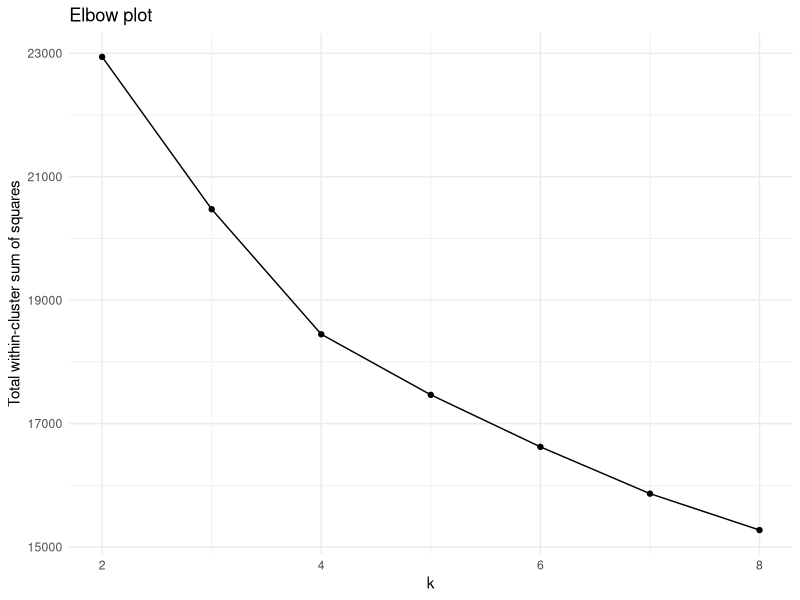
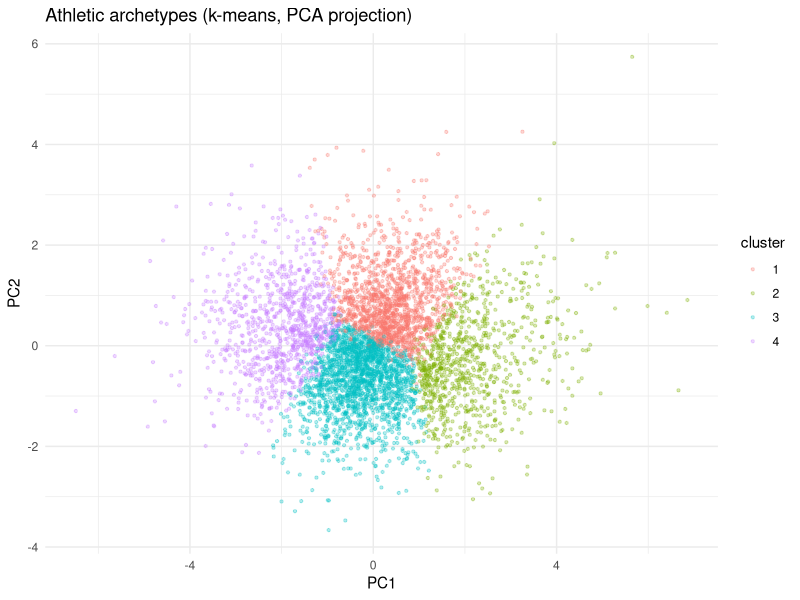
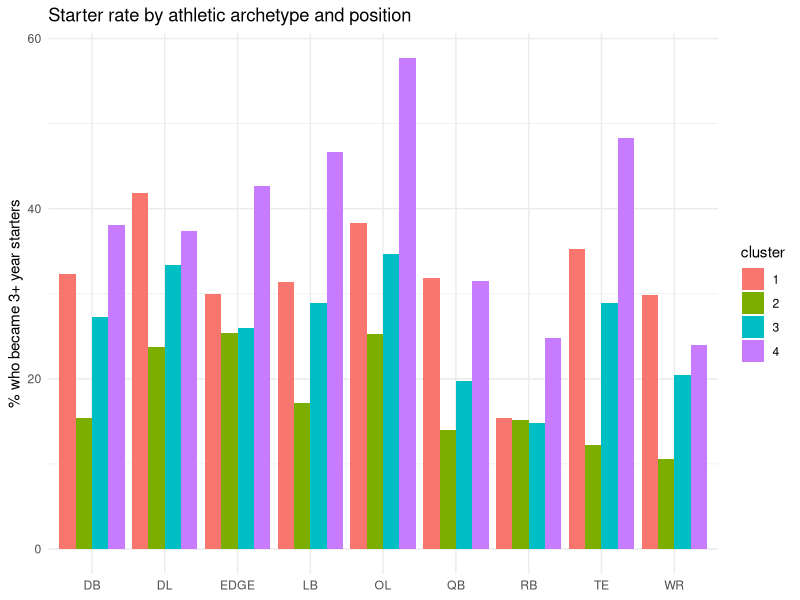
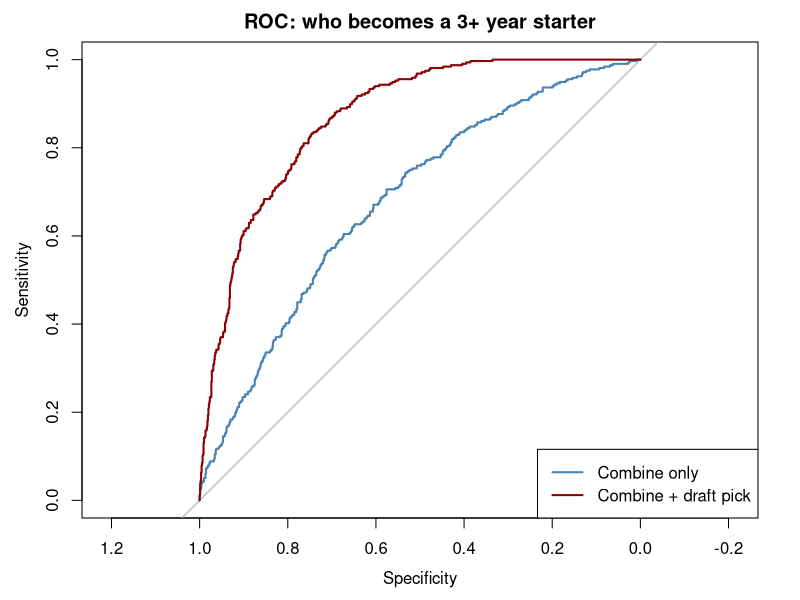
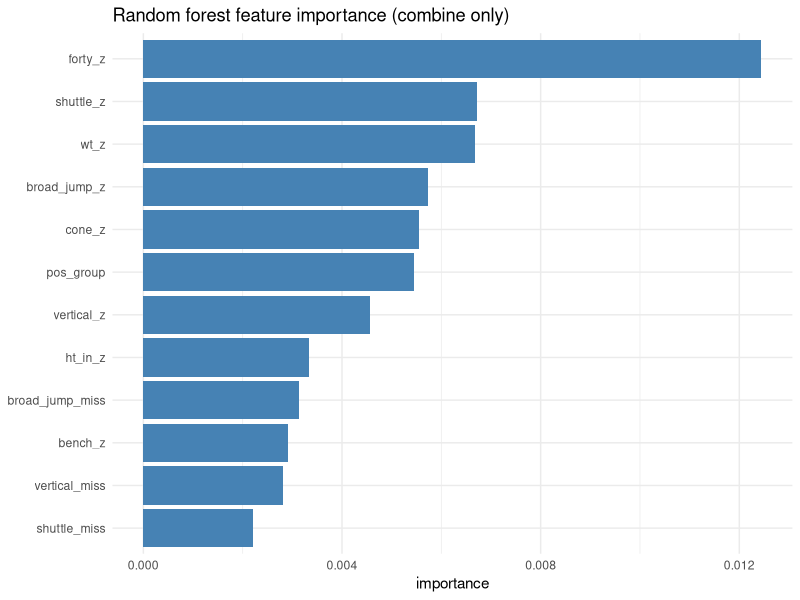

Here is the R script that generated these plots, in order:
## ---- chunk 1
knitr::opts_chunk$set(echo = TRUE, message = FALSE, warning = FALSE,
                      fig.width = 8, fig.height = 5)
## ---- chunk 2
# install.packages(c("dplyr", "tidyr", "readr", "ggplot2", "cluster", "ranger", "pROC", "knitr"))
library(dplyr)
library(tidyr)
library(readr)
library(ggplot2)
library(cluster)   # silhouette
library(ranger)    # fast random forest
library(pROC)      # AUC / ROC curves
library(knitr)     # kable tables

set.seed(707)
## ---- chunk 3
nfl <- read_csv("nfl_combine_career_data.csv", na = c("NA", ""), show_col_types = FALSE)
dim(nfl)
## ---- chunk 4
ht_to_in <- function(h) {
  parts <- strsplit(as.character(h), "-")
  sapply(parts, function(p) if (length(p) == 2) as.numeric(p[1]) * 12 + as.numeric(p[2]) else NA_real_)
}

pos_groups <- c(
  QB = "QB", RB = "RB", FB = "RB", WR = "WR", TE = "TE",
  OT = "OL", OG = "OL", G = "OL", C = "OL", OL = "OL",
  DT = "DL", DL = "DL", DE = "EDGE", EDGE = "EDGE",
  OLB = "LB", ILB = "LB", LB = "LB",
  CB = "DB", S = "DB", SAF = "DB", DB = "DB"
)

drills <- c("ht_in", "wt", "forty", "bench", "vertical", "broad_jump", "cone", "shuttle")

nfl_clean <- nfl %>%
  mutate(
    ht_in     = ht_to_in(ht),
    across(c(wt, forty, bench, vertical, broad_jump, cone, shuttle,
             round, pick, w_av, games, seasons_started, probowls), as.numeric),
    pos_group = unname(pos_groups[pos])
  ) %>%
  filter(!is.na(pos_group)) %>%
  filter(season.x >= 2000, season.x <= 2019) %>%
  mutate(
    drafted = as.integer(!is.na(round)),
    across(c(w_av, games, seasons_started, probowls), ~ replace_na(.x, 0)),
    success = factor(ifelse(seasons_started >= 3, "yes", "no"), levels = c("no", "yes"))
  )

nrow(nfl_clean)
## ---- chunk 5
nfl_clean %>%
  count(success) %>%
  mutate(pct = round(n / sum(n) * 100, 1)) %>%
  kable(caption = "Overall success rate")

nfl_clean %>%
  group_by(pos_group) %>%
  summarise(n = n(), pct_starter = round(mean(success == "yes") * 100, 1)) %>%
  arrange(desc(pct_starter)) %>%
  kable(caption = "Success rate by position group")
## ---- chunk 6
nfl_clean <- nfl_clean %>%
  group_by(pos_group) %>%
  mutate(across(all_of(drills),
                ~ (.x - mean(.x, na.rm = TRUE)) / sd(.x, na.rm = TRUE),
                .names = "{.col}_z")) %>%
  ungroup()
## ---- chunk 7
nfl_clean %>%
  summarise(across(all_of(drills), ~ round(mean(is.na(.x)) * 100, 1))) %>%
  pivot_longer(everything(), names_to = "drill", values_to = "pct_missing") %>%
  kable(caption = "Percent missing by drill")
## ---- chunk 8
z_cols <- paste0(drills, "_z")

nfl_clean <- nfl_clean %>%
  mutate(across(all_of(drills), ~ as.integer(is.na(.x)), .names = "{.col}_miss")) %>%
  mutate(across(all_of(z_cols), ~ replace_na(.x, 0))) %>%
  mutate(speed_z    = -forty_z,
         cone_zr    = -cone_z,
         shuttle_zr = -shuttle_z)
## ---- chunk 9
clust_vars <- c("speed_z", "vertical_z", "broad_jump_z", "bench_z",
                "wt_z", "cone_zr", "shuttle_zr")
clust_data <- nfl_clean %>% select(all_of(clust_vars))
## ---- chunk 10
k_range <- 2:8
wss <- sapply(k_range, function(k) kmeans(clust_data, k, nstart = 25)$tot.withinss)

sil_sample <- sample(nrow(clust_data), 3000)
d_sample   <- dist(clust_data[sil_sample, ])
sil <- sapply(k_range, function(k) {
  km <- kmeans(clust_data, k, nstart = 25)
  mean(silhouette(km$cluster[sil_sample], d_sample)[, 3])
})

k_eval <- data.frame(k = k_range, wss = round(wss), silhouette = round(sil, 3))
kable(k_eval, caption = "Elbow and silhouette by k")

ggplot(k_eval, aes(k, wss)) + geom_line() + geom_point() +
  labs(title = "Elbow plot", y = "Total within-cluster sum of squares") +
  theme_minimal()
## ---- chunk 11
km <- kmeans(clust_data, centers = 4, nstart = 50)
nfl_clean$cluster <- factor(km$cluster)

cluster_profile <- nfl_clean %>%
  group_by(cluster) %>%
  summarise(
    n            = n(),
    speed        = mean(speed_z),
    vertical     = mean(vertical_z),
    broad        = mean(broad_jump_z),
    bench        = mean(bench_z),
    weight       = mean(wt_z),
    pct_drafted  = mean(drafted) * 100,
    avg_pick     = mean(pick, na.rm = TRUE),
    pct_starter  = mean(success == "yes") * 100,
    avg_w_av     = mean(w_av),
    pct_probowl  = mean(probowls > 0) * 100
  ) %>%
  mutate(across(where(is.numeric), ~ round(.x, 2)))

kable(cluster_profile, caption = "Athletic profile and career outcomes by cluster")
## ---- chunk 12
chisq.test(table(nfl_clean$cluster, nfl_clean$success))
## ---- chunk 13
pca <- prcomp(clust_data)
summary(pca)$importance[, 1:3]

pca_df <- data.frame(pca$x[, 1:2], cluster = nfl_clean$cluster)
ggplot(pca_df, aes(PC1, PC2, color = cluster)) +
  geom_point(alpha = 0.3, size = 0.8) +
  labs(title = "Athletic archetypes (k-means, PCA projection)") +
  theme_minimal()
## ---- chunk 14
nfl_clean %>%
  group_by(pos_group, cluster) %>%
  summarise(n = n(), pct_starter = mean(success == "yes") * 100, .groups = "drop") %>%
  ggplot(aes(pos_group, pct_starter, fill = cluster)) +
  geom_col(position = "dodge") +
  labs(title = "Starter rate by athletic archetype and position",
       y = "% who became 3+ year starters", x = NULL) +
  theme_minimal()
## ---- chunk 15
miss_cols <- paste0(drills, "_miss")
combine_feats <- c(z_cols, miss_cols, "pos_group")

model_df <- nfl_clean %>%
  mutate(pos_group = factor(pos_group),
         pick_filled = ifelse(is.na(pick), 300, pick))

train <- model_df %>% filter(season.x <= 2015)
test  <- model_df %>% filter(season.x >= 2016)

c(train = nrow(train), test = nrow(test))

f_combine <- as.formula(paste("success ~", paste(combine_feats, collapse = " + ")))
f_full    <- update(f_combine, . ~ . + pick_filled)

auc_of <- function(probs) as.numeric(auc(roc(test$success, probs, quiet = TRUE)))
## ---- chunk 16
# Logistic regression
logit_A <- glm(f_combine, data = train, family = binomial)
logit_B <- glm(f_full,    data = train, family = binomial)
p_logit_A <- predict(logit_A, test, type = "response")
p_logit_B <- predict(logit_B, test, type = "response")

# Random forest
rf_A <- ranger(f_combine, data = train, num.trees = 500, min.node.size = 10,
               probability = TRUE, importance = "permutation")
rf_B <- ranger(f_full, data = train, num.trees = 500, min.node.size = 10,
               probability = TRUE, importance = "permutation")
p_rf_A <- predict(rf_A, test)$predictions[, "yes"]
p_rf_B <- predict(rf_B, test)$predictions[, "yes"]
## ---- chunk 17
results <- data.frame(
  model = c("Logistic — combine only", "Random forest — combine only",
            "Logistic — combine + pick", "Random forest — combine + pick"),
  test_AUC = round(c(auc_of(p_logit_A), auc_of(p_rf_A),
                     auc_of(p_logit_B), auc_of(p_rf_B)), 3)
)
kable(results, caption = "Test-set AUC (2016–2019 classes)")
## ---- chunk 18
plot(roc(test$success, p_rf_A, quiet = TRUE), col = "steelblue",
     main = "ROC: who becomes a 3+ year starter")
plot(roc(test$success, p_rf_B, quiet = TRUE), col = "darkred", add = TRUE)
legend("bottomright", c("Combine only", "Combine + draft pick"),
       col = c("steelblue", "darkred"), lwd = 2)
## ---- chunk 19
cutoff <- 0.3
cm <- table(predicted = ifelse(p_rf_A > cutoff, "yes", "no"), actual = test$success)
cm
cat("Accuracy:", round(sum(diag(cm)) / sum(cm), 3), "\n")
## ---- chunk 20
coef_tbl <- summary(logit_A)$coefficients
kable(round(coef_tbl[order(coef_tbl[, 4]), ][1:12, ], 4),
      caption = "Most significant predictors (combine-only logistic model)")
## ---- chunk 21
imp <- sort(rf_A$variable.importance, decreasing = TRUE)
data.frame(feature = names(imp), importance = imp) %>%
  head(12) %>%
  ggplot(aes(reorder(feature, importance), importance)) +
  geom_col(fill = "steelblue") + coord_flip() +
  labs(title = "Random forest feature importance (combine only)", x = NULL) +
  theme_minimal()
## ---- chunk 22
drafted_train <- train %>% filter(drafted == 1)
drafted_test  <- test  %>% filter(drafted == 1)

f_wav <- as.formula(paste("w_av ~", paste(combine_feats, collapse = " + ")))
rf_wav <- ranger(f_wav, data = drafted_train, num.trees = 500, min.node.size = 10)
pred_wav <- predict(rf_wav, drafted_test)$predictions

data.frame(
  RMSE = round(sqrt(mean((pred_wav - drafted_test$w_av)^2)), 2),
  R2   = round(cor(pred_wav, drafted_test$w_av)^2, 3)
) %>% kable(caption = "Career value regression (test set)")
